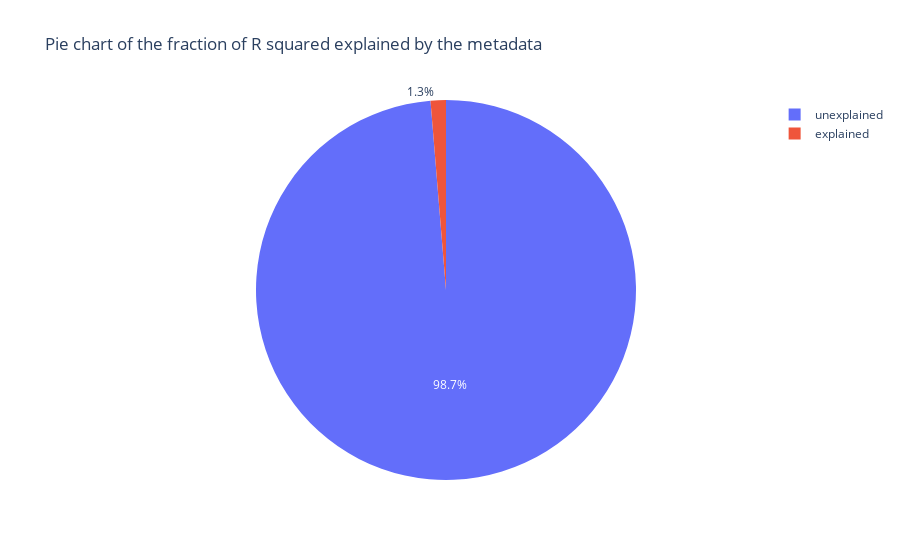
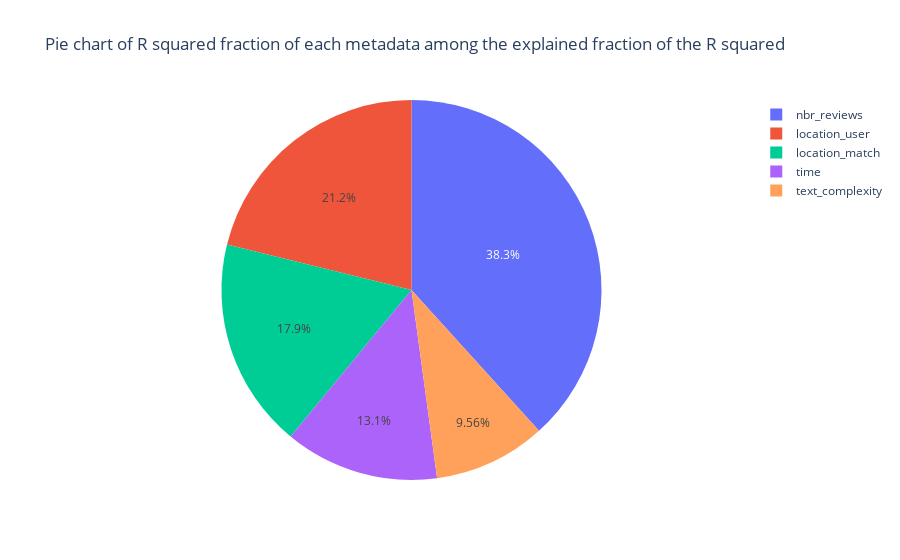

Here is the notebook cell these charts were saved with, in order:
### Code cell
import plotly.express as px


data_var = pd.DataFrame(columns=['category', 'values'], data= [['unexplained', 0.987],  ['explained',0.013]])

fig = px.pie(data_var, values='values', names='category', title= 'Pie chart of the fraction of R squared explained by the metadata')
fig.write_html('variance_explained.html')
fig.show()

data_expl = pd.DataFrame(columns=['category', 'values'], data= [['nbr_reviews', 0.0018035029518811165],
[ 'location_match', 0.000841249025232751],
 ['text_complexity', 0.0004501430636346439],
 ['time', 0.0006184282806208236],
 ['location_user', 0.0009966736632032447]])



fig = px.pie(data_expl, values='values', names='category', title= 'Pie chart of R squared fraction of each metadata among the explained fraction of the R squared')
fig.write_html('variance_decomposition.html')
fig.show()

### Figure 1 — Plotly figure (JSON) as saved in the notebook; plotly's stock layout.template omitted (floating-point values rounded to 4 significant figures)
{"data": [{"domain": {"x": [0, 1], "y": [0, 1]}, "hovertemplate": "category=%{label}<br>value=%{value}<extra></extra>", "labels": ["unexplained", "explained"], "legendgroup": "", "name": "", "showlegend": true, "type": "pie", "values": [0.987, 0.013]}], "layout": {"legend": {"tracegroupgap": 0}, "title": {"text": "Pie chart of the fraction of R squared explained by the metadata"}}}

### Figure 2 — Plotly figure (JSON) as saved in the notebook; plotly's stock layout.template omitted (floating-point values rounded to 4 significant figures)
{"data": [{"domain": {"x": [0, 1], "y": [0, 1]}, "hovertemplate": "category=%{label}<br>value=%{value}<extra></extra>", "labels": ["nbr_reviews", "location_match", "text_complexity", "time", "location_user"], "legendgroup": "", "name": "", "showlegend": true, "type": "pie", "values": [0.001804, 0.0008412, 0.0004501, 0.0006184, 0.0009967]}], "layout": {"legend": {"tracegroupgap": 0}, "title": {"text": "Pie chart of R squared fraction of each metadata among the explained fraction of the R squared"}}}
